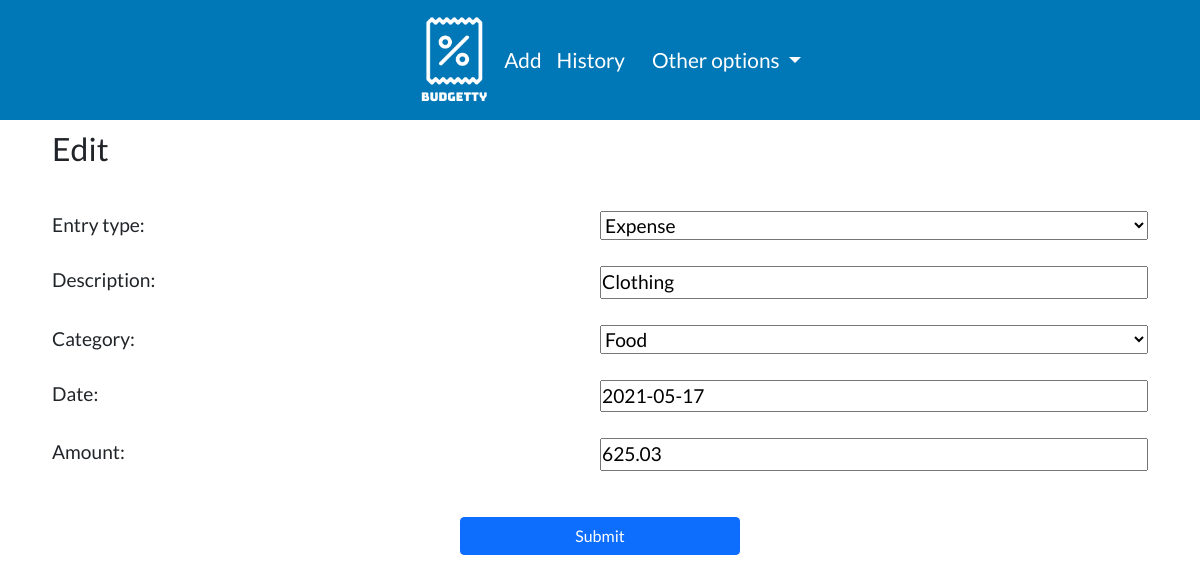
The page /entries/edit/12 (signed in) on the database its author committed.
### entries/models.py (models this page shows, shortened)
class Entry(models.Model):
    username = models.CharField(max_length=50, default="User")
    entry_type = models.CharField(max_length=50, choices=ENTRY_TYPE_CHOICES, default="income")
    description = models.CharField(max_length=120)
    category = models.CharField(max_length=60, choices=CATEGORY_CHOICES, default="food")
    date = models.DateField()
    amount = models.DecimalField(max_digits=20,decimal_places=2)

### entries/views/add_edit_view.py (the view)
# urls.py: path("entries/edit/<pk>", add_edit_view.EntryEditView.as_view(), name="edit"),
class EntryEditView(LoginRequiredMixin, UpdateView):
    login_url = "/login"
    redirect_field_name = "login"
    template_name = 'entries/edit.html'
    model = Entry
    fields = ['entry_type', "description", "category", "date", "amount"]
    success_url = "/entries"

### entries/templates/entries/edit.html (shortened to what this page needs)
{% extends "parent.html" %}
{% load static %}
{% block title %}
    <link rel="stylesheet" href="{% static 'styles/add_edit.css' %}">
{% endblock %}
{% block content %}
<div class="container-sm">
    <h1 class="page_title display_mobile">Edit</h1>
    <br>
    <form method="post" >
        <div class="form_container">
            {{ form.as_p }}
            <button type="submit" class="btn btn-primary" id="submit_button">Submit</button>
        </div>
    </form>
    </div>
{% endblock %}

### static/styles/add_edit.css (style rules this page uses)
.form_container p { font-size: 1.2rem; display: grid; grid-template-columns: 1fr 1fr; grid-template-rows: 1fr; }
.form_container { display: flex; flex-direction: column; row-gap: 10px; }
.form_container { margin: 10px; }
#submit_button { align-self: center; width: 280px; margin-top: 20px; }

### static/styles/base.css (style rules this page uses)
* { box-sizing: border-box; padding:0; margin:0; }
body { font-size: 62.5%; width:100%; font-family: "Lato", "Roboto", "Monserrat", sans-serif; }
.page_title { font-size: 2rem; padding: 10px; }

### rows shown on the page
Entry: entry_type "Expense", description "Clothing", category "Food", date "2021-05-17", amount "625.03"
